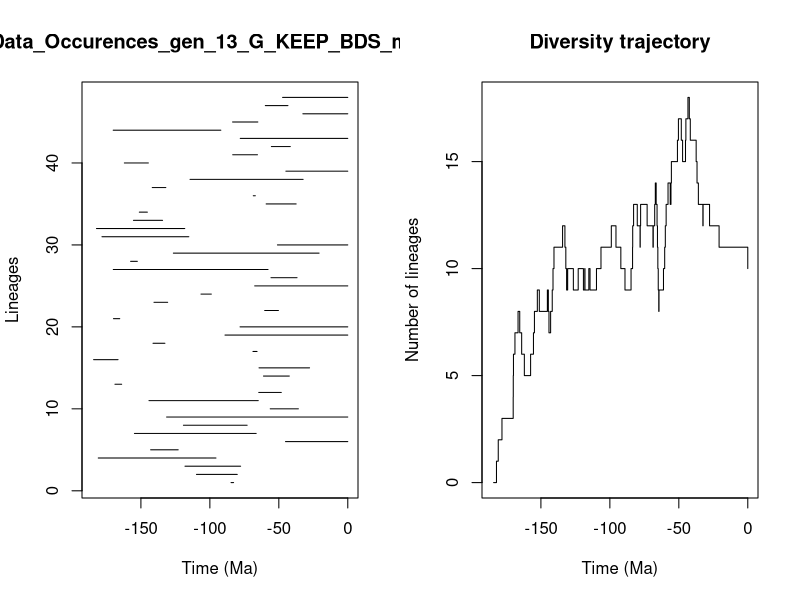

This figure's R source:


pdf(file='../Genus/pyrate_mcmc_logs/Data_Occurences_gen_13_G_KEEP_BDS_mcmc_LTT.pdf',width=0.6*20, height=0.6*10)
title = "Data_Occurences_gen_13_G_KEEP_BDS_mcmc"
ts=c(84.6392950281572, 109.71149945137331,118.03951948524266,180.9277658791916,142.9565541974099,45.15919135844795,154.6949417507752,119.17277290053312,131.3693668886074,56.22614898426471,144.1509985206873,64.55721741639039,168.82546567998017,61.122700689342615,64.356887448479,184.30086179217213,68.7570430218723,141.2255739926453,89.03541624298157,78.11697264923129,169.90026028832403,60.25172122242796,140.52363891773777,106.44286100470869,67.49485164514057,55.69018414364541,170.03916045688499,157.47168155525318,126.46944476478508,51.002782209125506,178.2358410554511,182.21834449253956,155.40147838718678,151.15739845389885,59.1956487343644,68.52474803140602,141.7846857199036,114.37607208315363,44.8814684557791,162.00609751802253,83.44261385659497,55.39709325641621,77.97115447716283,170.09684158089024,83.5391191168203,32.566114849012266,59.78778222041624,47.27045248675951)
te=c(82.80086425174501, 80.12476418725393,77.70359869676112,95.57298178199403,122.96035474038808,0.0,66.42160577008234,72.9758350712976,0.0,35.82383506556783,64.91983338836961,48.2047633999022,163.95280331938022,42.396192035213595,27.7165465086778,166.5723129679601,65.77602823808051,132.59202402851244,0.0,0.0,165.35118636340596,50.291249049527785,130.59750315012906,98.94686931571151,0.0,36.79678311795261,57.820153228657084,152.5880808685923,20.802714810424664,0.0,115.2592489467451,118.19610017978886,134.28973658110115,145.31684381283628,37.426865976175044,67.04190614015941,131.93412796832757,32.3927343085765,0.0,144.60401467498394,65.48795709091156,41.68283499719056,0.0,92.04298694215204,65.21255119020904,0.0,43.38288619305171,0.0)
div_traj=c(0, 1,2,3,4,5,6,7,8,7,6,5,6,7,8,9,8,9,8,7,8,9,10,11,12,11,10,9,10,9,10,9,10,9,10,9,10,11,12,11,10,9,10,11,12,13,12,11,12,13,12,11,12,13,14,13,12,11,10,9,8,9,10,11,12,13,14,13,14,15,16,17,16,15,16,17,18,17,16,15,14,13,12,13,12,11,10)
time_events=c(184.30086179217213, 182.21834449253956,180.9277658791916,178.2358410554511,170.09684158089024,170.03916045688499,169.90026028832403,168.82546567998017,166.5723129679601,165.35118636340596,163.95280331938022,162.00609751802253,157.47168155525318,155.40147838718678,154.6949417507752,152.5880808685923,151.15739845389885,145.31684381283628,144.60401467498394,144.1509985206873,142.9565541974099,141.7846857199036,141.2255739926453,140.52363891773777,134.28973658110115,132.59202402851244,131.93412796832757,131.3693668886074,130.59750315012906,126.46944476478508,122.96035474038808,119.17277290053312,118.19610017978886,118.03951948524266,115.2592489467451,114.37607208315363,109.71149945137331,106.44286100470869,98.94686931571151,95.57298178199403,92.04298694215204,89.03541624298157,84.6392950281572,83.5391191168203,83.44261385659497,82.80086425174501,80.12476418725393,78.11697264923129,77.97115447716283,77.70359869676112,72.9758350712976,68.7570430218723,68.52474803140602,67.49485164514057,67.04190614015941,66.42160577008234,65.77602823808051,65.48795709091156,65.21255119020904,64.91983338836961,64.55721741639039,64.356887448479,61.122700689342615,60.25172122242796,59.78778222041624,59.1956487343644,57.820153228657084,56.22614898426471,55.69018414364541,55.39709325641621,51.002782209125506,50.291249049527785,48.2047633999022,47.27045248675951,45.15919135844795,44.8814684557791,43.38288619305171,42.396192035213595,41.68283499719056,37.426865976175044,36.79678311795261,35.82383506556783,32.566114849012266,32.3927343085765,27.7165465086778,20.802714810424664,0.0)
                par(mfrow=c(1,2))
                L = length(ts)
                plot(ts, 1:L , xlim=c(-max(ts)-1,0), pch=20, type="n", main=title,xlab="Time (Ma)",ylab="Lineages")
                for (i in 1:L){segments(x0=-te[i],y0=i,x1=-ts[i],y1=i)}    
                t = -time_events
                plot(div_traj ~ t,type="s", main = "Diversity trajectory",xlab="Time (Ma)",ylab="Number of lineages",xlim=c(-max(ts)-1,0))
                abline(v=c(65,200,251,367,445),lty=2,col="gray")
                
